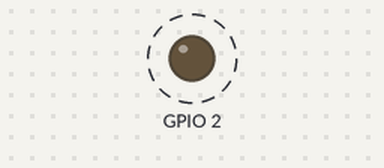
Simulated run of this program. Board: ESP8266 (NodeMCU). Shown: output pins drawn as LEDs (lit = HIGH, except the on-board LED, lit = LOW). Dashed ring = blinking. WiFi joins after 1.5 s; servers stay silent unless stated; what the program prints to the serial monitor is not drawn.

Above: at 0.5 s.
Timing chart, 0 to 4.6 s (numbered marks = the images above):
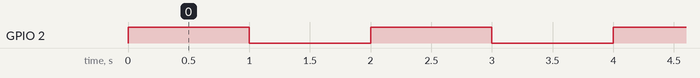

The program:

main.cpp
```cpp
#include <ArduinoOTA.h>
#include <ESP8266WiFi.h>
#include <ESP8266mDNS.h>
#include <ArduinoOTA.h>

const char *WIFI_SSID = "OTA-Example";
const char *WIFI_PWD = "";
const WiFiMode_t WIFI_MODE = WIFI_AP;

void setup()
{
    Serial.begin(115200);
    WiFi.mode(WIFI_MODE);
    if (WIFI_MODE == WIFI_AP)
    {
        WiFi.softAP(WIFI_SSID, WIFI_PWD);
        IPAddress myIP = WiFi.softAPIP();
        Serial.println("AP is now started as " + String(WIFI_SSID));
        Serial.print("AP IP address: ");
        Serial.println(myIP);
    }
    else if (WIFI_MODE == WIFI_STA)
    {
        WiFi.begin(WIFI_SSID, WIFI_PWD);
        while (WiFi.waitForConnectResult() != WL_CONNECTED)
        {
            Serial.println("Fail to connect to " + String(WIFI_SSID));
            delay(1000);
        }
        Serial.println("Connected to " + String(WIFI_SSID));
        Serial.print("IP address: ");
        Serial.println(WiFi.localIP());
    }

    ArduinoOTA.begin();
    pinMode(BUILTIN_LED, OUTPUT);
}

void loop()
{
    ArduinoOTA.handle();
    digitalWrite(BUILTIN_LED, HIGH);
    delay(1000);
    digitalWrite(BUILTIN_LED, LOW);
    delay(1000);
}
```

Measured:
- by itself, GPIO 2: alternates HIGH for 1.0 s and LOW for 1.0 s
